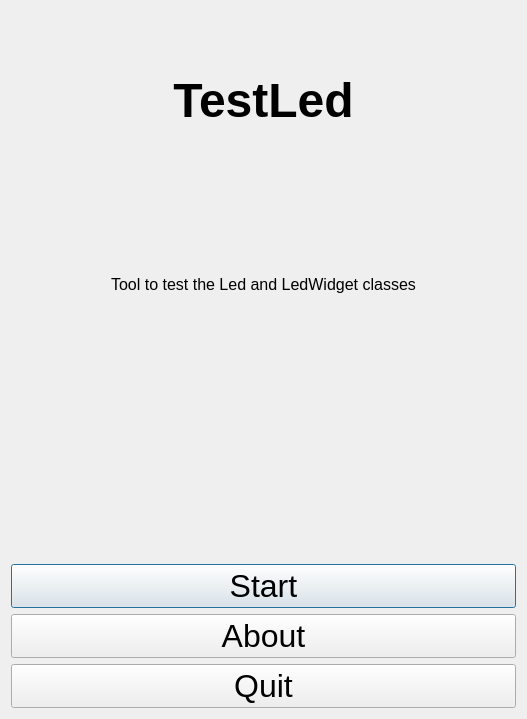
<?xml version="1.0" encoding="UTF-8"?>
<ui version="4.0">
 <class>QtTestLedMenuDialog</class>
 <widget class="QDialog" name="QtTestLedMenuDialog">
  <property name="geometry">
   <rect>
    <x>0</x>
    <y>0</y>
    <width>527</width>
    <height>719</height>
   </rect>
  </property>
  <property name="font">
   <font>
    <pointsize>24</pointsize>
   </font>
  </property>
  <property name="windowTitle">
   <string>TestDial</string>
  </property>
  <property name="windowIcon">
   <iconset>
    <normaloff>:/ToolTestDial/images/R.png</normaloff>:/ToolTestDial/images/R.png</iconset>
  </property>
  <layout class="QVBoxLayout" name="verticalLayout">
   <item>
    <widget class="QLabel" name="label_title">
     <property name="font">
      <font>
       <pointsize>36</pointsize>
       <weight>75</weight>
       <bold>true</bold>
      </font>
     </property>
     <property name="text">
      <string>TestLed</string>
     </property>
     <property name="alignment">
      <set>Qt::AlignCenter</set>
     </property>
    </widget>
   </item>
   <item>
    <widget class="QLabel" name="label_subtitle">
     <property name="font">
      <font>
       <pointsize>12</pointsize>
      </font>
     </property>
     <property name="text">
      <string>Tool to test the Led and LedWidget classes</string>
     </property>
     <property name="alignment">
      <set>Qt::AlignCenter</set>
     </property>
    </widget>
   </item>
   <item>
    <widget class="QLabel" name="label">
     <property name="text">
      <string/>
     </property>
     <property name="pixmap">
      <pixmap resource="ToolTestLed.qrc">:/ToolTestLed/images/ToolTestLedWelcome.png</pixmap>
     </property>
    </widget>
   </item>
   <item>
    <widget class="QPushButton" name="button_start">
     <property name="text">
      <string>Start</string>
     </property>
    </widget>
   </item>
   <item>
    <widget class="QPushButton" name="button_about">
     <property name="text">
      <string>About</string>
     </property>
    </widget>
   </item>
   <item>
    <widget class="QPushButton" name="button_quit">
     <property name="text">
      <string>Quit</string>
     </property>
    </widget>
   </item>
  </layout>
 </widget>
 <resources>
  <include location="ToolTestLed.qrc"/>
 </resources>
 <connections/>
</ui>
